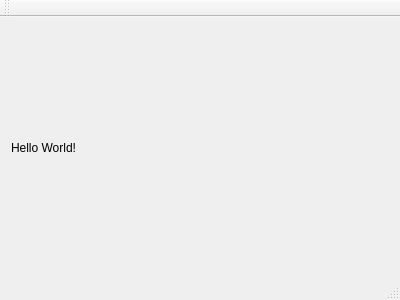
<?xml version="1.0" encoding="UTF-8"?>
<ui version="4.0">
 <class>MainWindow</class>
 <widget class="QMainWindow" name="MainWindow">
  <property name="geometry">
   <rect>
    <x>0</x>
    <y>0</y>
    <width>400</width>
    <height>300</height>
   </rect>
  </property>
  <property name="windowTitle">
   <string>MainWindow</string>
  </property>
  <widget class="QWidget" name="centralWidget">
   <layout class="QHBoxLayout" name="horizontalLayout">
    <item>
     <widget class="QLabel" name="label">
      <property name="text">
       <string>Hello World!</string>
      </property>
     </widget>
    </item>
   </layout>
  </widget>
  <widget class="QMenuBar" name="menuBar">
   <property name="geometry">
    <rect>
     <x>0</x>
     <y>0</y>
     <width>400</width>
     <height>22</height>
    </rect>
   </property>
  </widget>
  <widget class="QToolBar" name="mainToolBar">
   <attribute name="toolBarArea">
    <enum>TopToolBarArea</enum>
   </attribute>
   <attribute name="toolBarBreak">
    <bool>false</bool>
   </attribute>
  </widget>
  <widget class="QStatusBar" name="statusBar"/>
 </widget>
 <layoutdefault spacing="6" margin="11"/>
 <resources/>
 <connections/>
</ui>
